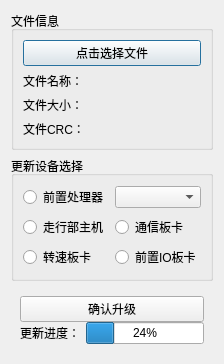
<?xml version="1.0" encoding="UTF-8"?>
<ui version="4.0">
 <class>DeviceUpgrade</class>
 <widget class="QDialog" name="DeviceUpgrade">
  <property name="geometry">
   <rect>
    <x>0</x>
    <y>0</y>
    <width>210</width>
    <height>302</height>
   </rect>
  </property>
  <property name="windowTitle">
   <string>Dialog</string>
  </property>
  <layout class="QVBoxLayout" name="verticalLayout">
   <item>
    <widget class="QGroupBox" name="gbox_FileInfo">
     <property name="title">
      <string>文件信息</string>
     </property>
     <layout class="QGridLayout" name="gridLayout_4">
      <item row="1" column="0">
       <widget class="QLabel" name="lab_filename">
        <property name="sizePolicy">
         <sizepolicy hsizetype="Fixed" vsizetype="Preferred">
          <horstretch>0</horstretch>
          <verstretch>0</verstretch>
         </sizepolicy>
        </property>
        <property name="text">
         <string>文件名称：</string>
        </property>
       </widget>
      </item>
      <item row="1" column="1">
       <widget class="QLabel" name="txt_filename">
        <property name="text">
         <string/>
        </property>
       </widget>
      </item>
      <item row="2" column="0">
       <widget class="QLabel" name="lab_filesize">
        <property name="sizePolicy">
         <sizepolicy hsizetype="Fixed" vsizetype="Preferred">
          <horstretch>0</horstretch>
          <verstretch>0</verstretch>
         </sizepolicy>
        </property>
        <property name="text">
         <string>文件大小：</string>
        </property>
       </widget>
      </item>
      <item row="2" column="1">
       <widget class="QLabel" name="txt_filesize">
        <property name="text">
         <string/>
        </property>
       </widget>
      </item>
      <item row="3" column="0">
       <widget class="QLabel" name="lab_fileCRC">
        <property name="sizePolicy">
         <sizepolicy hsizetype="Fixed" vsizetype="Preferred">
          <horstretch>0</horstretch>
          <verstretch>0</verstretch>
         </sizepolicy>
        </property>
        <property name="text">
         <string>文件CRC：</string>
        </property>
       </widget>
      </item>
      <item row="3" column="1">
       <widget class="QLabel" name="txt_filecrc">
        <property name="text">
         <string/>
        </property>
       </widget>
      </item>
      <item row="0" column="0" colspan="2">
       <widget class="QPushButton" name="btn_Openfile">
        <property name="text">
         <string>点击选择文件</string>
        </property>
       </widget>
      </item>
     </layout>
    </widget>
   </item>
   <item>
    <widget class="QGroupBox" name="gbox_device">
     <property name="title">
      <string>更新设备选择</string>
     </property>
     <layout class="QGridLayout" name="gridLayout_3">
      <item row="0" column="0">
       <widget class="QRadioButton" name="rbtn_Pre">
        <property name="text">
         <string>前置处理器</string>
        </property>
       </widget>
      </item>
      <item row="0" column="1">
       <widget class="QComboBox" name="cbox_Preid"/>
      </item>
      <item row="1" column="0">
       <widget class="QRadioButton" name="rbtn_Host">
        <property name="text">
         <string>走行部主机</string>
        </property>
       </widget>
      </item>
      <item row="1" column="1">
       <widget class="QRadioButton" name="rbtn_command">
        <property name="text">
         <string>通信板卡</string>
        </property>
       </widget>
      </item>
      <item row="2" column="0">
       <widget class="QRadioButton" name="rbtn_Speed">
        <property name="text">
         <string>转速板卡</string>
        </property>
       </widget>
      </item>
      <item row="2" column="1">
       <widget class="QRadioButton" name="rbtn_PreIO">
        <property name="text">
         <string>前置IO板卡</string>
        </property>
       </widget>
      </item>
     </layout>
    </widget>
   </item>
   <item>
    <widget class="QWidget" name="widget" native="true">
     <layout class="QGridLayout" name="gridLayout">
      <property name="horizontalSpacing">
       <number>6</number>
      </property>
      <property name="verticalSpacing">
       <number>0</number>
      </property>
      <item row="1" column="0">
       <widget class="QLabel" name="lab_progress">
        <property name="text">
         <string>更新进度：</string>
        </property>
       </widget>
      </item>
      <item row="1" column="1">
       <widget class="QProgressBar" name="progressBar">
        <property name="value">
         <number>24</number>
        </property>
       </widget>
      </item>
      <item row="0" column="0" colspan="2">
       <widget class="QPushButton" name="btn_start">
        <property name="text">
         <string>确认升级</string>
        </property>
       </widget>
      </item>
     </layout>
    </widget>
   </item>
  </layout>
 </widget>
 <resources/>
 <connections/>
</ui>
